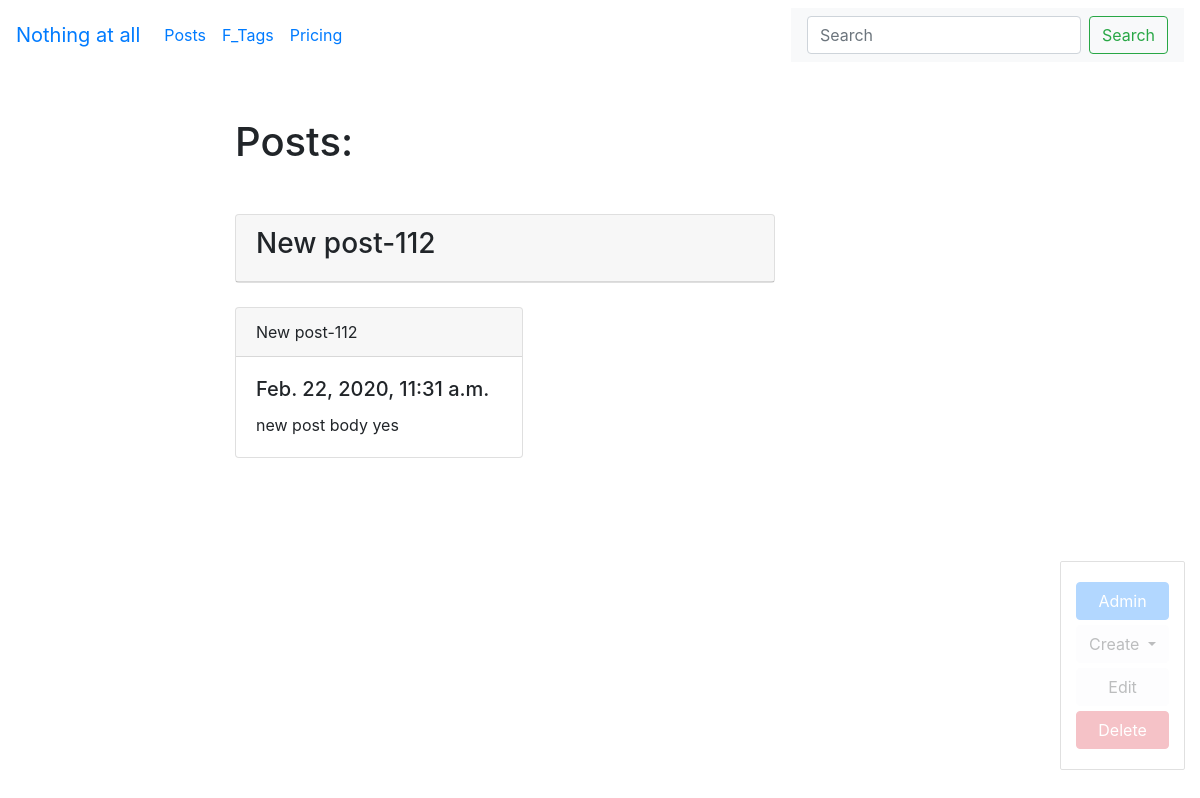
Screenshot of /blog/post_det/new-post/ with the database file from the repository.
### blog/models.py (models this page shows, shortened)
class Post(models.Model):
    title = models.CharField(max_length=150, db_index=True)
    slug = models.SlugField(max_length=150, blank=True, unique=True)
    body = models.TextField(blank=True, db_index=True)
    tags = models.ManyToManyField('Tag', blank=True, related_name='posts')
    date_pub = models.DateTimeField(auto_now_add=True)
    def get_update_url(self):
        return reverse('post_update_url', kwargs={'slug': self.slug})
    def get_delete_url(self):
        return reverse('post_delete_url', kwargs={'slug': self.slug})
    class Meta:
        ordering = ['date_pub']

### blog/views.py (the view)
# urls.py: path('post_det/<str:slug>/', PostDetail.as_view(), name='post_detail_url'),
class PostDetail(ObjectDetailMixin,View):
    model = Post
    template = 'blog/post_detail.html'

### blog/utils.py (called while the page is built)
    def get(self,request,slug):
        n = get_object_or_404(self.model, slug__iexact=slug)
        return render(request, self.template, context={self.model.__name__.lower(): n, 'admin_obj':n, 'detail_view':True})

### blog/templates/blog/post_detail.html
{% extends 'blog/base_blog.html' %}
{% block content %}
<h1 class="mb-5"> Posts: </h1>
<div class="card mb-4">
          <div class="card-header">
   <h3> {{ post.title }} </h3>
          </div>
</div>
<div class="card mb-3" style="max-width: 18rem;">
  <div class="card-header">{{ post.title }}</div>
  <div class="card-body">
    <h5 class="card-title">{{ post.date_pub }}</h5>
    <p class="card-text">{{ post.body }}</p>
  </div>
</div>
{% endblock %}

### rows the page displays
Post: title "New post-112", date_pub "Feb. 22, 2020, 11:31 a.m.", body "new post body yes"
